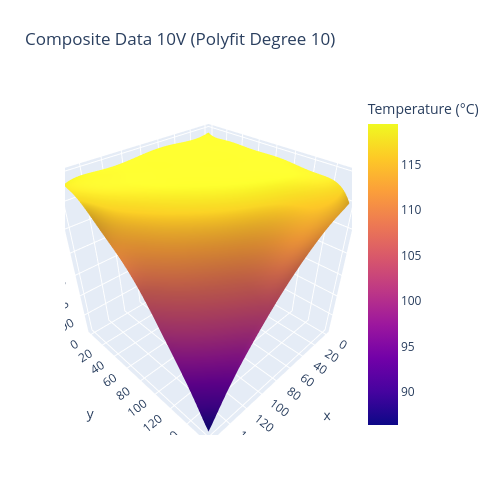

The cell this chart's notebook holds for it:
### Code cell
fit.render3D()

### Figure 1 — Plotly figure (JSON) as saved in the notebook; plotly's stock layout.template omitted (floating-point values rounded to 4 significant figures; data arrays with more than 128 entries replaced by an {"elided": "..."} marker saying what was removed)
{"data": [{"colorbar": {"title": {"text": "Temperature (°C)"}}, "type": "surface", "z": {"elided": "160x160 float values"}}], "layout": {"autosize": false, "height": 500, "margin": {"b": 65, "l": 65, "r": 50, "t": 90}, "title": {"text": "Composite Data 10V (Polyfit Degree 10)"}, "width": 500}}
